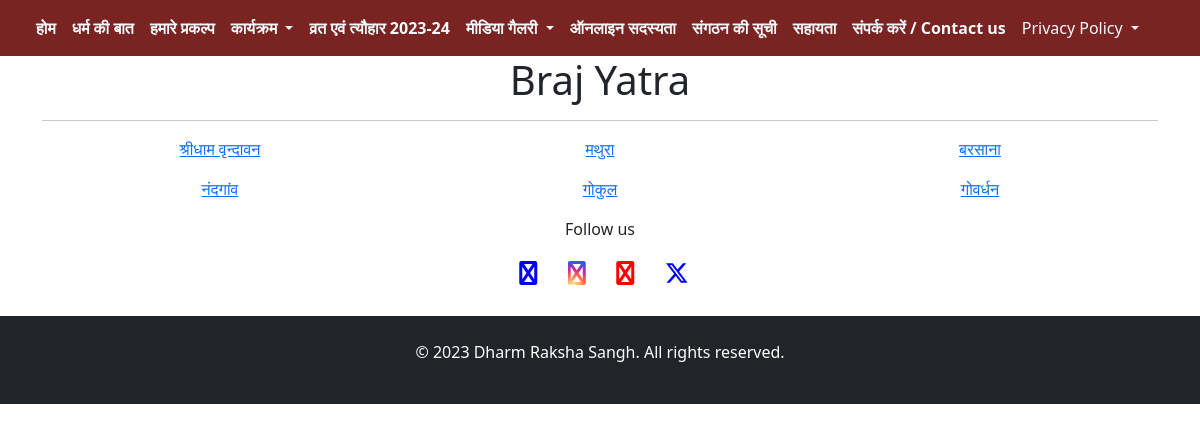
Page /services/braj_yatra/ on the committed database.
### services/models.py (models this page shows, shortened)
class Place(models.Model):
    name = models.CharField(max_length=500, null=True, blank=True)

### services/views.py (the view)
# urls.py: path('braj_yatra/', views.braj_yatra, name='braj_yatra'),
def braj_yatra(request):
    yatra = Place.objects.all().order_by('id')[:10]
    context = {
        'yatra': yatra,
    }
    return render(request, 'braj_yatra.html', context)

### services/templates/braj_yatra.html (shortened to what this page needs)
{% extends "navbar.html" %}
{% block services %}
<div class="container text-center">
    <h1>Braj Yatra</h1>
    <hr>
    <div class="row">
        {% for yatra in yatra %}
                <div class="col-lg-4 mb-3">
                    <a href="">{{yatra.name}}</a>
                </div>
        {% endfor %}
    </div>
</div>
{% endblock services %}

### templates/navbar.html (style rules this page uses)
body { margin:0px; padding:0px; }

### rows in the picture
Place: name "श्रीधाम वृन्दावन"
Place: name "मथुरा"
Place: name "बरसाना"
Place: name "नंदगांव"
Place: name "गोकुल"
Place: name "गोवर्धन"
